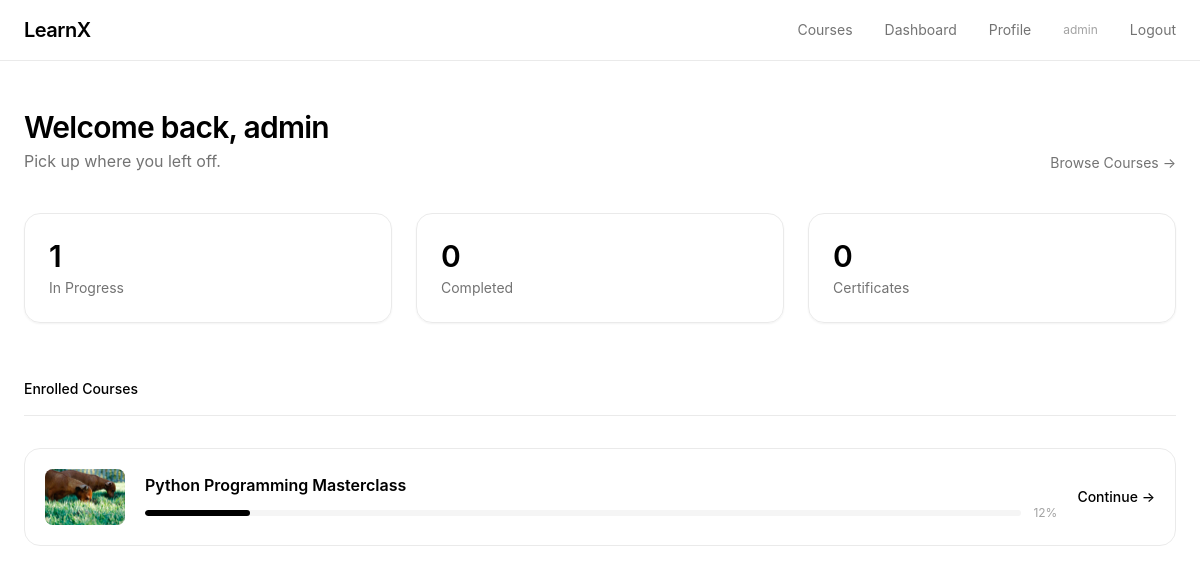
The page /dashboard/ (signed in) on the database its author committed.
### courses/models.py (models this page shows, shortened)
class Enrollment(models.Model):
    user=models.ForeignKey(User, on_delete=models.CASCADE, related_name="enrollments")
    course=models.ForeignKey(Course, on_delete=models.CASCADE, related_name="enrollments")
    enrolled_at=models.DateTimeField(auto_now_add=True)
    progress_percentage=models.IntegerField(default=0)
    class Meta:
        unique_together=['user', 'course']

class Course(models.Model):
    title=models.CharField(max_length=50)
    thumbnail=models.ImageField(upload_to="thumbnails/")
    description=models.TextField()
    is_active=models.BooleanField(default=True)
    created_at=models.DateField(auto_now_add=True)

### courses/views.py (the view)
# urls.py: path('dashboard/', views.dashboard_view, name='dashboard'),
@login_required
def dashboard_view(request):
    enrollments = Enrollment.objects.filter(user=request.user).select_related('course')
    in_progress = enrollments.exclude(progress_percentage=100).count()
    completed_courses = enrollments.filter(progress_percentage=100).count()
    certificates = Certificate.objects.filter(user=request.user).select_related('course')
    return render(request, 'dashboard/index.html', {
        'enrollments': enrollments,
        'in_progress': in_progress,
        'completed': completed_courses,
        'certificates': certificates,
        'cert_count': completed_courses,
    })

### courses/templates/dashboard/index.html (shortened to what this page needs)
{% extends 'base.html' %}
{% load static %}
{% block content %}
<section class="max-w-7xl mx-auto px-6 pt-12 pb-20">
    <div class="flex items-end justify-between mb-10">
        <div>
            <h1 class="text-3xl font-semibold tracking-tight text-black">Welcome back, {{ user.username }}</h1>
            <p class="mt-1 text-neutral-500">Pick up where you left off.</p>
        </div>
        <a href="{% url 'course-list' %}" class="text-sm text-neutral-500 hover:text-black transition-colors">Browse Courses &rarr;</a>
    </div>
    <div class="grid grid-cols-1 md:grid-cols-3 gap-6 mb-14">
        <div class="border border-neutral-200/80 rounded-2xl p-6 shadow-sm">
            <p class="text-3xl font-semibold text-black">{{ in_progress }}</p>
            <p class="text-sm text-neutral-500 mt-1">In Progress</p>
        </div>
        <div class="border border-neutral-200/80 rounded-2xl p-6 shadow-sm">
            <p class="text-3xl font-semibold text-black">{{ completed }}</p>
            <p class="text-sm text-neutral-500 mt-1">Completed</p>
        </div>
        <div class="border border-neutral-200/80 rounded-2xl p-6 shadow-sm">
            <p class="text-3xl font-semibold text-black">{{ certificates|length }}</p>
            <p class="text-sm text-neutral-500 mt-1">Certificates</p>
        </div>
    </div>
    <div class="flex gap-4 border-b border-neutral-200/80 pb-4 mb-8 text-sm">
        <span class="font-medium text-black">Enrolled Courses</span>
    </div>
    <div class="space-y-4">
        {% for enrollment in enrollments %}
        <div class="border border-neutral-200/80 rounded-2xl p-5 flex items-center gap-5 hover:shadow-sm transition-shadow">
            {% if enrollment.course.thumbnail %}
            <img src="{{ enrollment.course.thumbnail.url }}" alt="" class="w-20 h-14 object-cover rounded-lg bg-neutral-100 flex-shrink-0">
            {% endif %}
            <div class="flex-1 min-w-0">
                <h3 class="font-semibold text-black">{{ enrollment.course.title }}</h3>
                <div class="mt-2 flex items-center gap-3">
                    <div class="flex-1 h-1.5 bg-neutral-100 rounded-full overflow-hidden">
                        <div class="h-full bg-black rounded-full transition-all" style="width:{{ enrollment.progress_percentage }}%"></div>
                    </div>
                    <span class="text-xs text-neutral-400 flex-shrink-0">{{ enrollment.progress_percentage }}%</span>
                </div>
            </div>
            <a href="{% url 'course-detail' enrollment.course.id %}" class="text-sm font-medium text-black hover:underline underline-offset-4 flex-shrink-0">
                {% if enrollment.progress_percentage == 0 %}Start Course{% else %}Continue &rarr;{% endif %}
            </a>
        </div>
        {% empty %}
        <div class="text-center py-16">
            <p class="text-neutral-400">No enrolled courses yet.</p>
            <a href="{% url 'course-list' %}" class="mt-3 inline-block px-6 py-2 rounded-full bg-black text-white text-sm font-medium hover:bg-neutral-800 transition-colors">Browse Courses</a>
        </div>
        {% endfor %}
    </div>
</section>
{% endblock %}

### courses/templates/base.html (shortened to what this page needs)
<!DOCTYPE html>
<html lang="en">
<head>
    <script src="https://cdn.tailwindcss.com"></script>
</head>
<body class="bg-white text-neutral-900 antialiased selection:bg-neutral-900 selection:text-white">
    <header class="glass sticky top-0 z-50 border-b border-neutral-200/80">
        <nav class="max-w-7xl mx-auto px-6 py-4 flex items-center justify-between">
            <a href="{% url 'home' %}" class="text-xl font-semibold tracking-tight text-black">LearnX</a>
            <div class="hidden md:flex items-center gap-8 text-sm text-neutral-500">
                <a href="{% url 'course-list' %}" class="hover:text-black transition-colors">Courses</a>
                {% if user.is_authenticated %}
                    <a href="{% url 'dashboard' %}" class="hover:text-black transition-colors">Dashboard</a>
                    <a href="{% url 'profile' %}" class="hover:text-black transition-colors">Profile</a>
                    <span class="text-neutral-400 text-xs">{{ user.username }}</span>
                    <a href="{% url 'logout' %}" class="hover:text-black transition-colors">Logout</a>
                {% else %}
                    <a href="{% url 'login' %}" class="hover:text-black transition-colors">Login</a>
                    <a href="{% url 'signup' %}" class="px-4 py-2 rounded-full bg-black text-white text-sm font-medium hover:bg-neutral-800 transition-colors">Sign Up</a>
                {% endif %}
            </div>
        </nav>
    </header>
    <main class="min-h-screen">
        {% block content %}{% endblock %}
    </main>
</body>
</html>

### courses/templates/base.html (style rules this page uses)
body { font-family: -apple-system, BlinkMacSystemFont, "SF Pro Display", "SF Pro Text", "Helvetica Neue", sans-serif; }
.glass { background: rgba(255, 255, 255, 0.85); backdrop-filter: blur(12px); -webkit-backdrop-filter: blur(12px); }

### rows shown on the page
Enrollment: course.thumbnail (picture), course "Python Programming Masterclass", progress_percentage "12", shows "Continue →"

### other values the page prints
{{ user.username }} "admin"
{{ in_progress }} "1"
{{ completed }} "0"
{{ certificates|length }} "0"
